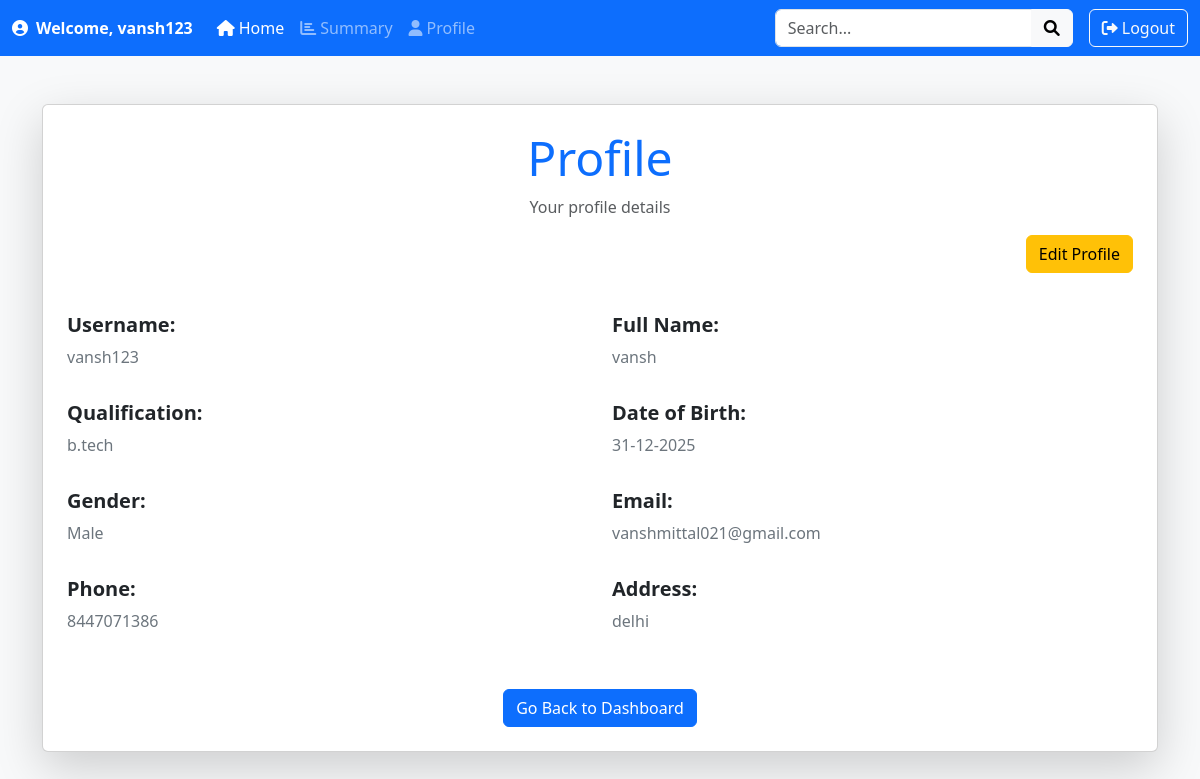
Page /profile (signed in) on the earlier database version.
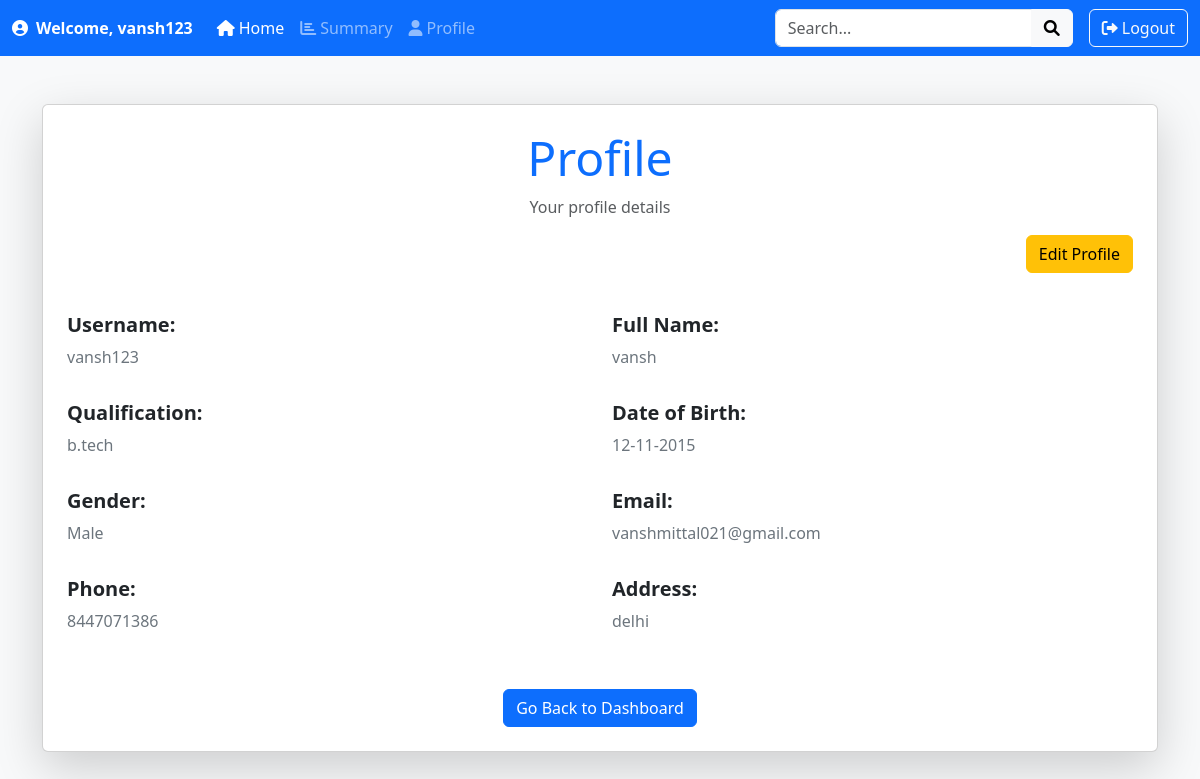
Same page on the later database version.
### app.py (models this page shows)
class User(db.Model):
    id=db.Column(db.Integer,primary_key=True)
    username=db.Column(db.String(150),nullable=False,unique=True)
    password=db.Column(db.String(150),nullable=False)
    full_name=db.Column(db.String(150),nullable=False)
    qualification=db.Column(db.String(150),nullable=False)
    dob=db.Column(db.Date,nullable=False)
    gender = db.Column(db.String(50), nullable=False)  # New field for gender
    email = db.Column(db.String(150), nullable=False, unique=True)  # New field for email
    phone = db.Column(db.String(15), nullable=False)  # New field for phone number
    address = db.Column(db.String(255), nullable=False)  # New field for address
    status=db.Column(db.String(50),default='Active')
    created_on=db.Column(db.DateTime,nullable=False,default=datetime.utcnow)
    scores=db.relationship('Scores',back_populates='user',cascade='all,delete')

### app.py (the view, shortened to what this page needs)
@app.route('/profile',methods=['GET','POST'])
def profile():
    if session.get('username') is None:
        return redirect(url_for('login'))
    user=User.query.get(session['user_id'])
    return render_template('profile.html',user=user)

### templates/profile.html (shortened to what this page needs)
<!DOCTYPE html>
<html lang="en">
    <head>
        <link href="https://cdn.jsdelivr.net/npm/bootstrap@5.3.3/dist/css/bootstrap.min.css" rel="stylesheet">
        <link rel="stylesheet" href="https://cdnjs.cloudflare.com/ajax/libs/font-awesome/6.0.0-beta3/css/all.min.css">
    </head>
<body class="bg-light">
    <nav class="navbar navbar-expand-lg navbar-dark bg-primary">
        <div class="container-fluid">
            <span class="navbar-text fw-bold text-white me-3">
                <i class="fas fa-user-circle me-2"></i>Welcome, {{ session.get('username') }}
            </span>
            <div class="collapse navbar-collapse" id="navbarNavDropdown">
                <ul class="navbar-nav me-auto mb-2 mb-lg-0">
                    <li class="nav-item">
                        <a class="nav-link active" href="/user_dashboard"><i class="fas fa-home me-1"></i>Home</a>
                    </li>
                    <li class="nav-item">
                        <a class="nav-link" href="/scores"><i class="fas fa-chart-bar me-1"></i>Summary</a>
                    </li>
                    <li class="nav-item">
                        <a class="nav-link" href="/profile"><i class="fas fa-user me-1"></i>Profile</a>
                    </li>
                </ul>
                <form class="d-flex me-3">
                    <div class="input-group">
                        <input class="form-control" type="search" placeholder="Search..." aria-label="Search">
                        <button class="btn btn-light" type="submit"><i class="fas fa-search"></i></button>
                    </div>
                </form>
                <a href="/login" class="btn btn-outline-light"><i class="fas fa-sign-out-alt me-1"></i>Logout</a>
            </div>
        </div>
    </nav>
    <div class="container mt-5">
        <div class="card shadow-lg p-4">
            <div class="text-center mb-4">
                <h1 class="display-5 text-primary">Profile</h1>
                <p class="text-muted">Your profile details</p>
                <div class="text-end mb-3">
                    <button type="button" class="btn btn-warning" data-bs-toggle="modal" data-bs-target="#edituserModal">Edit Profile</button>
                </div>
            </div>
            <div class="row mb-3">
                <div class="col-md-6">
                    <h5 class="fw-bold">Username:</h5>
                    <p class="text-secondary">{{ user.username }}</p>
                </div>
                <div class="col-md-6">
                    <h5 class="fw-bold">Full Name:</h5>
                    <p class="text-secondary">{{ user.full_name }}</p>
                </div>
            </div>
            <div class="row mb-3">
                <div class="col-md-6">
                    <h5 class="fw-bold">Qualification:</h5>
                    <p class="text-secondary">{{ user.qualification }}</p>
                </div>
                <div class="col-md-6">
                    <h5 class="fw-bold">Date of Birth:</h5>
                    <p class="text-secondary">{{ user.dob.strftime('%d-%m-%Y') }}</p>
                </div>
            </div>
            <div class="row mb-3">
                <div class="col-md-6">
                    <h5 class="fw-bold">Gender:</h5>
                    <p class="text-secondary">{{ user.gender }}</p>
                </div>
                <div class="col-md-6">
                    <h5 class="fw-bold">Email:</h5>
                    <p class="text-secondary">{{ user.email }}</p>
                </div>
            </div>
            <div class="row mb-3">
                <div class="col-md-6">
                    <h5 class="fw-bold">Phone:</h5>
                    <p class="text-secondary">{{ user.phone }}</p>
                </div>
                <div class="col-md-6">
                    <h5 class="fw-bold">Address:</h5>
                    <p class="text-secondary">{{ user.address }}</p>
                </div>
            </div>
            <div class="text-center mt-4">
                <a href="/user_dashboard" class="btn btn-primary">Go Back to Dashboard</a>
            </div>
        </div>
    </div>
</body>
</html>

Differences in the rows shown:
changed User "vansh123": dob "31-12-2025" → "12-11-2015"
